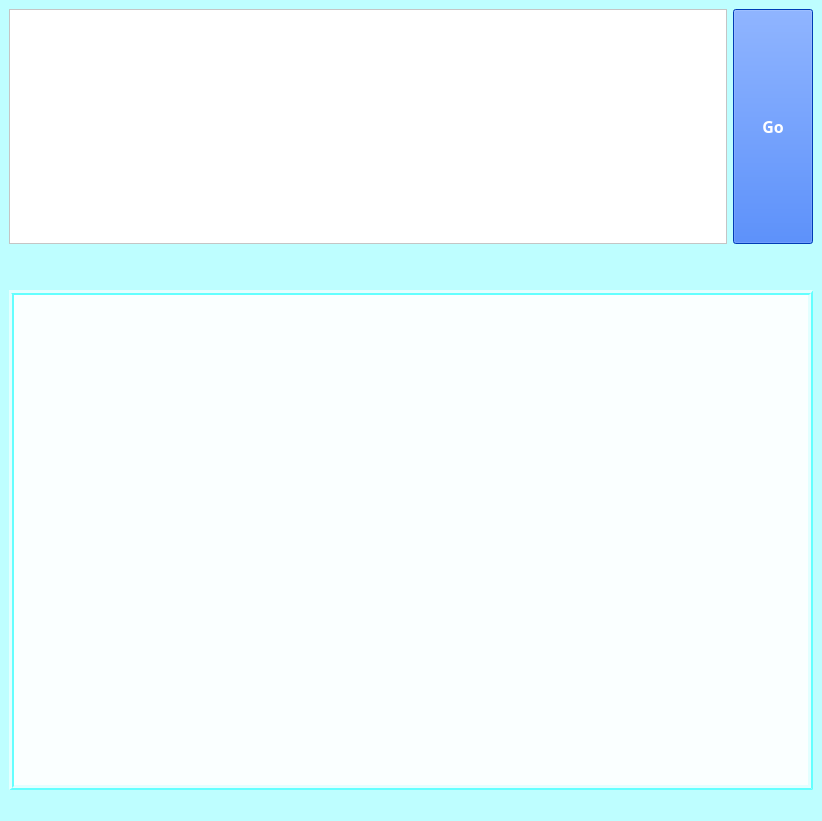
<?xml version="1.0" encoding="UTF-8"?>
<ui version="4.0">
 <class>MainWindow</class>
 <widget class="QMainWindow" name="MainWindow">
  <property name="geometry">
   <rect>
    <x>0</x>
    <y>0</y>
    <width>822</width>
    <height>821</height>
   </rect>
  </property>
  <property name="windowTitle">
   <string>Word Cloud Generator</string>
  </property>
  <property name="styleSheet">
   <string notr="true">background-color: rgb(190, 254, 255);</string>
  </property>
  <widget class="QWidget" name="centralwidget">
   <layout class="QVBoxLayout" name="verticalLayout">
    <item>
     <layout class="QHBoxLayout" name="horizontalLayout">
      <item>
       <widget class="QTextEdit" name="text_area">
        <property name="font">
         <font>
          <pointsize>10</pointsize>
         </font>
        </property>
        <property name="styleSheet">
         <string notr="true">background-color: rgb(255, 255, 255);</string>
        </property>
       </widget>
      </item>
      <item>
       <widget class="QPushButton" name="pushButton">
        <property name="sizePolicy">
         <sizepolicy hsizetype="Minimum" vsizetype="MinimumExpanding">
          <horstretch>0</horstretch>
          <verstretch>0</verstretch>
         </sizepolicy>
        </property>
        <property name="minimumSize">
         <size>
          <width>0</width>
          <height>0</height>
         </size>
        </property>
        <property name="font">
         <font>
          <family>Calisto MT</family>
          <pointsize>12</pointsize>
          <weight>75</weight>
          <bold>true</bold>
         </font>
        </property>
        <property name="styleSheet">
         <string notr="true">background-color: rgb(0, 85, 255);
color: rgb(255, 255, 255);</string>
        </property>
        <property name="text">
         <string>Go</string>
        </property>
       </widget>
      </item>
     </layout>
    </item>
    <item>
     <spacer name="verticalSpacer">
      <property name="orientation">
       <enum>Qt::Vertical</enum>
      </property>
      <property name="sizeType">
       <enum>QSizePolicy::Preferred</enum>
      </property>
      <property name="sizeHint" stdset="0">
       <size>
        <width>20</width>
        <height>40</height>
       </size>
      </property>
     </spacer>
    </item>
    <item>
     <widget class="QTextEdit" name="graph_area">
      <property name="minimumSize">
       <size>
        <width>800</width>
        <height>500</height>
       </size>
      </property>
      <property name="font">
       <font>
        <pointsize>10</pointsize>
        <weight>75</weight>
        <bold>true</bold>
       </font>
      </property>
      <property name="contextMenuPolicy">
       <enum>Qt::PreventContextMenu</enum>
      </property>
      <property name="styleSheet">
       <string notr="true">background-color: rgb(250, 255, 255);
border: 5px  ridge rgb(100, 255, 255);</string>
      </property>
      <property name="readOnly">
       <bool>true</bool>
      </property>
      <property name="html">
       <string>&lt;!DOCTYPE HTML PUBLIC &quot;-//W3C//DTD HTML 4.0//EN&quot; &quot;http://www.w3.org/TR/REC-html40/strict.dtd&quot;&gt;
&lt;html&gt;&lt;head&gt;&lt;meta name=&quot;qrichtext&quot; content=&quot;1&quot; /&gt;&lt;style type=&quot;text/css&quot;&gt;
p, li { white-space: pre-wrap; }
&lt;/style&gt;&lt;/head&gt;&lt;body style=&quot; font-family:'MS Shell Dlg 2'; font-size:10pt; font-weight:600; font-style:normal;&quot;&gt;
&lt;p align=&quot;center&quot; style=&quot;-qt-paragraph-type:empty; margin-top:0px; margin-bottom:0px; margin-left:0px; margin-right:0px; -qt-block-indent:0; text-indent:0px; font-size:7.8pt; font-weight:400;&quot;&gt;&lt;br /&gt;&lt;/p&gt;&lt;/body&gt;&lt;/html&gt;</string>
      </property>
     </widget>
    </item>
   </layout>
  </widget>
  <widget class="QMenuBar" name="menubar">
   <property name="geometry">
    <rect>
     <x>0</x>
     <y>0</y>
     <width>822</width>
     <height>26</height>
    </rect>
   </property>
  </widget>
  <widget class="QStatusBar" name="statusbar"/>
 </widget>
 <resources/>
 <connections/>
</ui>
